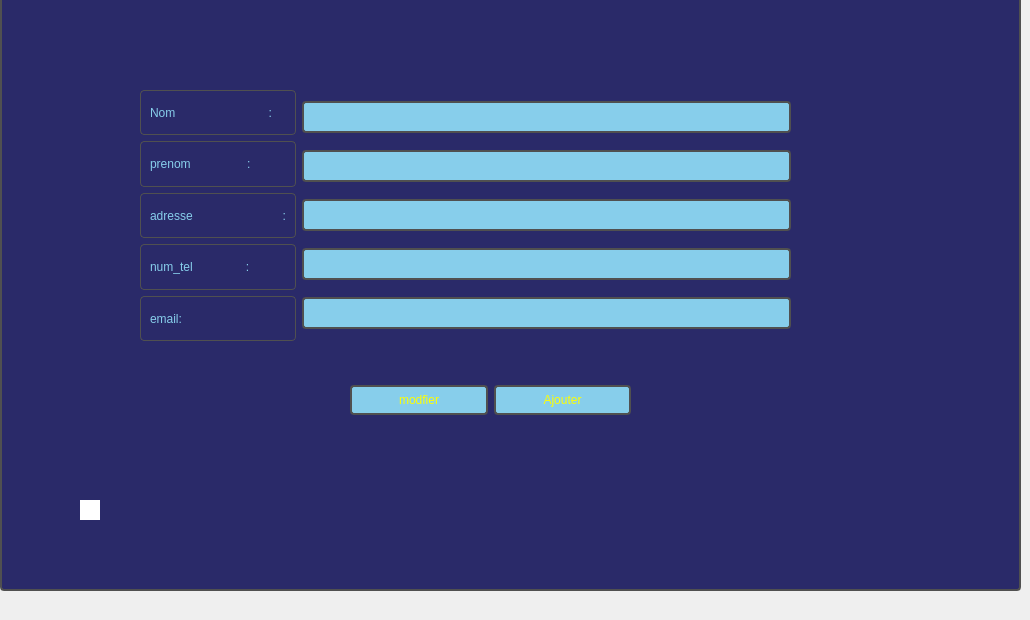
      <widget class="QWidget" name="Ajouter_2">
       <property name="accessibleName">
        <string/>
       </property>
       <attribute name="title">
        <string>Ajouter et modifier</string>
       </attribute>
       <widget class="QGroupBox" name="groupBox_Ajouter_2">
        <property name="geometry">
         <rect>
          <x>0</x>
          <y>-20</y>
          <width>1021</width>
          <height>611</height>
         </rect>
        </property>
        <property name="styleSheet">
         <string notr="true">QGroupBox {
    border: 2px solid rgb(80, 80, 80); /* Dark grey: R: 80, G: 80, B: 80 */
    border-radius: 4px;
    margin-top: 10px; /* Adjust margin as needed */
    background-color: #2a2a69; /* Darker shade of blue for background */
}

/* Title color */
QGroupBox::title {
    subcontrol-origin: margin;
    padding: 0 3px;
    color: #87CEEB; /* Light blue: R: 135, G: 206, B: 235 */
}

/* Hover effect */
QGroupBox:hover {
    border: 2px solid #abdbe3; /* Change border color on hover */
}

/* Disabled state */
QGroupBox:disabled {
    border: 2px solid #a9a9a9; /* Dark grey border for disabled state */
}

/* Disabled title color */
QGroupBox:disabled::title {
    color: #d3d3d3; /* Light grey for disabled title */
}
</string>
        </property>
        <property name="title">
         <string>Ajouter un employé</string>
        </property>
        <widget class="QWidget" name="layoutWidget_5">
         <property name="geometry">
          <rect>
           <x>140</x>
           <y>110</y>
           <width>651</width>
           <height>251</height>
          </rect>
         </property>
         <layout class="QHBoxLayout" name="horizontalLayout_5">
          <item>
           <layout class="QVBoxLayout" name="verticalLayout_3">
            <item>
             <widget class="QLabel" name="label_prenom_7">
              <property name="styleSheet">
               <string notr="true">QLabel {
    color: #87CEEB; /* Light blue: R: 135, G: 206, B: 235 */
    border: 1px solid rgb(80, 80, 80); /* Dark grey: R: 80, G: 80, B: 80 */
    padding: 6px; /* Adjust padding as needed */
    border-radius: 4px;
    background-color: #2a2a69; /* Darker shade of blue for background */
}

/* Hover effect */
QLabel:hover {
    background-color: #1a1a49; /* Dark blue on hover */
}

/* Disabled state */
QLabel:disabled {
    color: #d3d3d3; /* Light grey for disabled state */
    border: 1px solid #a9a9a9; /* Dark grey border for disabled state */
    background-color: transparent; /* Transparent background for disabled state */
}
</string>
              </property>
              <property name="text">
               <string>Nom                            :</string>
              </property>
             </widget>
            </item>
            <item>
             <widget class="QLabel" name="label_prenom_8">
              <property name="styleSheet">
               <string notr="true">QLabel {
    color: #87CEEB; /* Light blue: R: 135, G: 206, B: 235 */
    border: 1px solid rgb(80, 80, 80); /* Dark grey: R: 80, G: 80, B: 80 */
    padding: 6px; /* Adjust padding as needed */
    border-radius: 4px;
    background-color: #2a2a69; /* Darker shade of blue for background */
}

/* Hover effect */
QLabel:hover {
    background-color: #1a1a49; /* Dark blue on hover */
}

/* Disabled state */
QLabel:disabled {
    color: #d3d3d3; /* Light grey for disabled state */
    border: 1px solid #a9a9a9; /* Dark grey border for disabled state */
    background-color: transparent; /* Transparent background for disabled state */
}
</string>
              </property>
              <property name="text">
               <string>prenom                 :</string>
              </property>
             </widget>
            </item>
            <item>
             <widget class="QLabel" name="label_addresse_4">
              <property name="styleSheet">
               <string notr="true">QLabel {
    color: #87CEEB; /* Light blue: R: 135, G: 206, B: 235 */
    border: 1px solid rgb(80, 80, 80); /* Dark grey: R: 80, G: 80, B: 80 */
    padding: 6px; /* Adjust padding as needed */
    border-radius: 4px;
    background-color: #2a2a69; /* Darker shade of blue for background */
}

/* Hover effect */
QLabel:hover {
    background-color: #1a1a49; /* Dark blue on hover */
}

/* Disabled state */
QLabel:disabled {
    color: #d3d3d3; /* Light grey for disabled state */
    border: 1px solid #a9a9a9; /* Dark grey border for disabled state */
    background-color: transparent; /* Transparent background for disabled state */
}
</string>
              </property>
              <property name="text">
               <string>adresse                           :</string>
              </property>
             </widget>
            </item>
            <item>
             <widget class="QLabel" name="label_telephone_6">
              <property name="styleSheet">
               <string notr="true">QLabel {
    color: #87CEEB; /* Light blue: R: 135, G: 206, B: 235 */
    border: 1px solid rgb(80, 80, 80); /* Dark grey: R: 80, G: 80, B: 80 */
    padding: 6px; /* Adjust padding as needed */
    border-radius: 4px;
    background-color: #2a2a69; /* Darker shade of blue for background */
}

/* Hover effect */
QLabel:hover {
    background-color: #1a1a49; /* Dark blue on hover */
}

/* Disabled state */
QLabel:disabled {
    color: #d3d3d3; /* Light grey for disabled state */
    border: 1px solid #a9a9a9; /* Dark grey border for disabled state */
    background-color: transparent; /* Transparent background for disabled state */
}
</string>
              </property>
              <property name="text">
               <string>num_tel                :</string>
              </property>
             </widget>
            </item>
            <item>
             <widget class="QLabel" name="label_role_7">
              <property name="styleSheet">
               <string notr="true">QLabel {
    color: #87CEEB; /* Light blue: R: 135, G: 206, B: 235 */
    border: 1px solid rgb(80, 80, 80); /* Dark grey: R: 80, G: 80, B: 80 */
    padding: 6px; /* Adjust padding as needed */
    border-radius: 4px;
    background-color: #2a2a69; /* Darker shade of blue for background */
}

/* Hover effect */
QLabel:hover {
    background-color: #1a1a49; /* Dark blue on hover */
}

/* Disabled state */
QLabel:disabled {
    color: #d3d3d3; /* Light grey for disabled state */
    border: 1px solid #a9a9a9; /* Dark grey border for disabled state */
    background-color: transparent; /* Transparent background for disabled state */
}
</string>
              </property>
              <property name="text">
               <string>email:</string>
              </property>
             </widget>
            </item>
           </layout>
          </item>
          <item>
           <layout class="QVBoxLayout" name="verticalLayout_4">
            <item>
             <widget class="QLineEdit" name="nom_client">
              <property name="styleSheet">
               <string notr="true">QLineEdit {
    background-color: #87CEEB; /* Light blue: R: 135, G: 206, B: 235 */
    border: 2px solid rgb(80, 80, 80); /* Dark grey: R: 80, G: 80, B: 80 */
    color: rgb(255, 255, 0);
    padding: 6px; /* Adjust padding as needed */
    border-radius: 4px;
}

/* Placeholder text color */
QLineEdit::placeholder {
    color: rgba(255, 255, 255, 0.7);
}

/* Border and background color on focus */
QLineEdit:focus {
    border: 2px solid #abdbe3; /* Change color on focus */
    background-color: #2a2a69; /* Change background color on focus */
}
</string>
              </property>
             </widget>
            </item>
            <item>
             <widget class="QLineEdit" name="prenom_client">
              <property name="styleSheet">
               <string notr="true">QLineEdit {
    background-color: #87CEEB; /* Light blue: R: 135, G: 206, B: 235 */
    border: 2px solid rgb(80, 80, 80); /* Dark grey: R: 80, G: 80, B: 80 */
    color: rgb(255, 255, 0);
    padding: 6px; /* Adjust padding as needed */
    border-radius: 4px;
}

/* Placeholder text color */
QLineEdit::placeholder {
    color: rgba(255, 255, 255, 0.7);
}

/* Border and background color on focus */
QLineEdit:focus {
    border: 2px solid #abdbe3; /* Change color on focus */
    background-color: #2a2a69; /* Change background color on focus */
}
</string>
              </property>
             </widget>
            </item>
            <item>
             <widget class="QLineEdit" name="adresse_client">
              <property name="styleSheet">
               <string notr="true">QLineEdit {
    background-color: #87CEEB; /* Light blue: R: 135, G: 206, B: 235 */
    border: 2px solid rgb(80, 80, 80); /* Dark grey: R: 80, G: 80, B: 80 */
    color: rgb(255, 255, 0);
    padding: 6px; /* Adjust padding as needed */
    border-radius: 4px;
}

/* Placeholder text color */
QLineEdit::placeholder {
    color: rgba(255, 255, 255, 0.7);
}

/* Border and background color on focus */
QLineEdit:focus {
    border: 2px solid #abdbe3; /* Change color on focus */
    background-color: #2a2a69; /* Change background color on focus */
}
</string>
              </property>
             </widget>
            </item>
            <item>
             <widget class="QLineEdit" name="num_tel_client">
              <property name="styleSheet">
               <string notr="true">QLineEdit {
    background-color: #87CEEB; /* Light blue: R: 135, G: 206, B: 235 */
    border: 2px solid rgb(80, 80, 80); /* Dark grey: R: 80, G: 80, B: 80 */
    color: rgb(255, 255, 0);
    padding: 6px; /* Adjust padding as needed */
    border-radius: 4px;
}

/* Placeholder text color */
QLineEdit::placeholder {
    color: rgba(255, 255, 255, 0.7);
}

/* Border and background color on focus */
QLineEdit:focus {
    border: 2px solid #abdbe3; /* Change color on focus */
    background-color: #2a2a69; /* Change background color on focus */
}
</string>
              </property>
             </widget>
            </item>
            <item>
             <widget class="QLineEdit" name="email_client">
              <property name="styleSheet">
               <string notr="true">QLineEdit {
    background-color: #87CEEB; /* Light blue: R: 135, G: 206, B: 235 */
    border: 2px solid rgb(80, 80, 80); /* Dark grey: R: 80, G: 80, B: 80 */
    color: rgb(255, 255, 0);
    padding: 6px; /* Adjust padding as needed */
    border-radius: 4px;
}

/* Placeholder text color */
QLineEdit::placeholder {
    color: rgba(255, 255, 255, 0.7);
}

/* Border and background color on focus */
QLineEdit:focus {
    border: 2px solid #abdbe3; /* Change color on focus */
    background-color: #2a2a69; /* Change background color on focus */
}
</string>
              </property>
             </widget>
            </item>
           </layout>
          </item>
         </layout>
        </widget>
        <widget class="QWidget" name="layoutWidget_6">
         <property name="geometry">
          <rect>
           <x>350</x>
           <y>390</y>
           <width>281</width>
           <height>61</height>
          </rect>
         </property>
         <layout class="QHBoxLayout" name="horizontalLayout_6">
          <item>
           <widget class="QPushButton" name="modifier_4">
            <property name="styleSheet">
             <string notr="true">QPushButton {
    background-color: #87CEEB; /* Light blue: R: 135, G: 206, B: 235 */
    border: 2px solid rgb(80, 80, 80); /* Dark grey: R: 80, G: 80, B: 80 */
    color: rgb(255, 255, 0);
    padding: 6px 12px; /* Adjust padding as needed */
    border-radius: 4px;
}

/* Hover effect */
QPushButton:hover {
    background-color: #add8e6; /* Lighter shade of blue on hover */
}

/* Pressed effect */
QPushButton:pressed {
    background-color: #5F9EA0; /* Darker shade of blue on press */
}

/* Disabled state */
QPushButton:disabled {
    background-color: #d3d3d3; /* Light grey for disabled state */
    border: 2px solid #a9a9a9; /* Dark grey border for disabled state */
    color: #696969; /* Dark grey text for disabled state */
}
</string>
            </property>
            <property name="text">
             <string>modfier</string>
            </property>
           </widget>
          </item>
          <item>
           <widget class="QPushButton" name="ajouter_2">
            <property name="styleSheet">
             <string notr="true">QPushButton {
    background-color: #87CEEB; /* Light blue: R: 135, G: 206, B: 235 */
    border: 2px solid rgb(80, 80, 80); /* Dark grey: R: 80, G: 80, B: 80 */
    color: rgb(255, 255, 0);
    padding: 6px 12px; /* Adjust padding as needed */
    border-radius: 4px;
}

/* Hover effect */
QPushButton:hover {
    background-color: #add8e6; /* Lighter shade of blue on hover */
}

/* Pressed effect */
QPushButton:pressed {
    background-color: #5F9EA0; /* Darker shade of blue on press */
}

/* Disabled state */
QPushButton:disabled {
    background-color: #d3d3d3; /* Light grey for disabled state */
    border: 2px solid #a9a9a9; /* Dark grey border for disabled state */
    color: #696969; /* Dark grey text for disabled state */
}
</string>
            </property>
            <property name="text">
             <string>Ajouter</string>
            </property>
           </widget>
          </item>
         </layout>
        </widget>
        <widget class="QLineEdit" name="id_client_mod">
         <property name="geometry">
          <rect>
           <x>80</x>
           <y>520</y>
           <width>20</width>
           <height>20</height>
          </rect>
         </property>
         <property name="styleSheet">
          <string notr="true">width: 0px; height: 0px; border: none;</string>
         </property>
        </widget>
       </widget>
      </widget>
